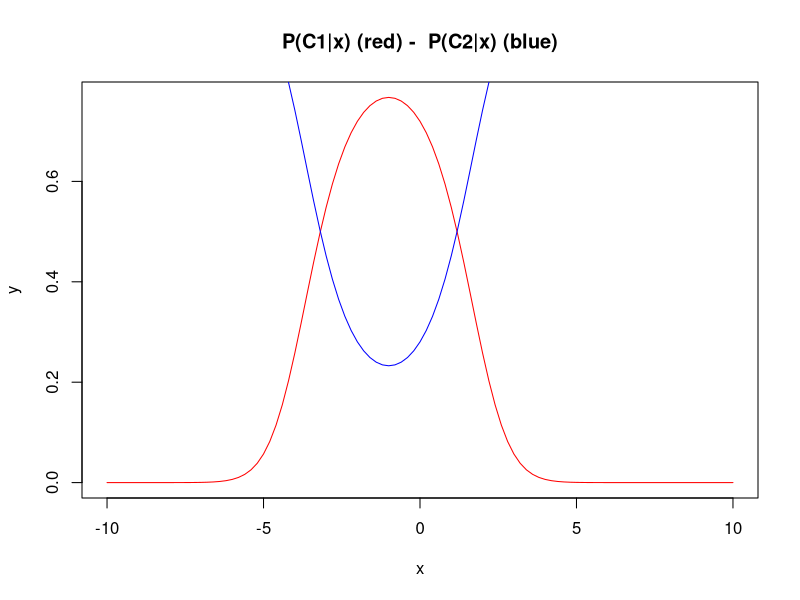

Write the R code that produced this figure.
P_C1_x = function(x)
{
 A = exp(-(x^2)/2)
 B = (exp(-((x-1)^2)/4)/2)+A
 x= A/B
}

P_C2_x = function(x)
{
  A = exp(-((x-1)^2)/4)
  B = 2*(exp(-(x^2)/2))+A
  x= A/B
}

plot(P_C1_x, from=-10, to=10, xlab="x", ylab="y", col="red")
plot(P_C2_x, from=-10, to=10, xlab="x", ylab="y", col="blue", add = T)
title("P(C1|x) (red) -  P(C2|x) (blue)")